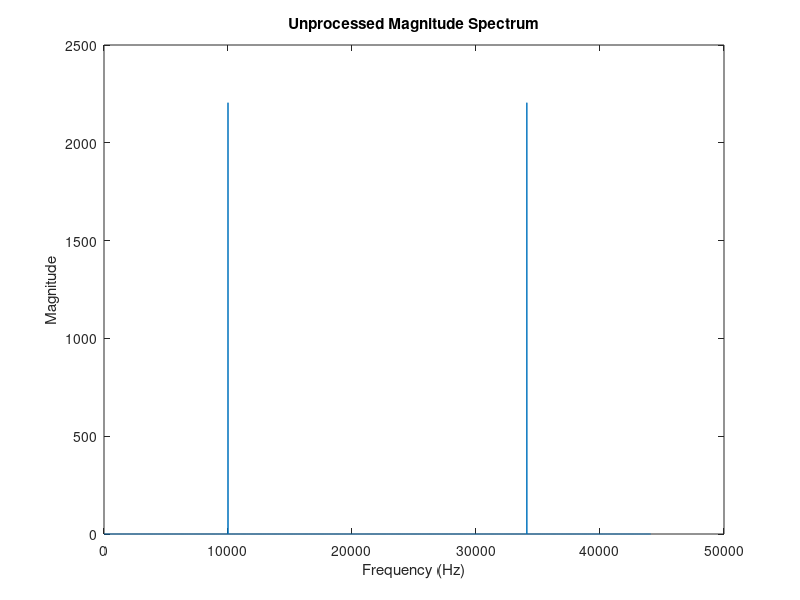
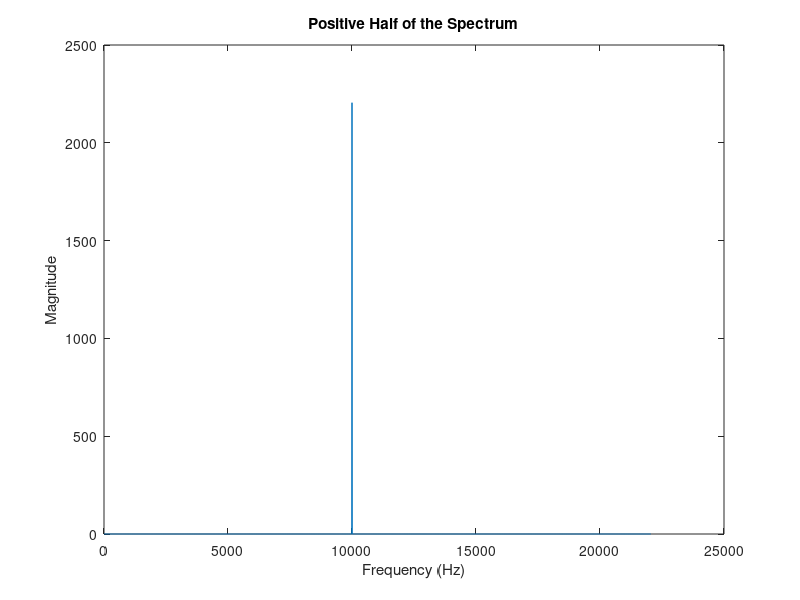
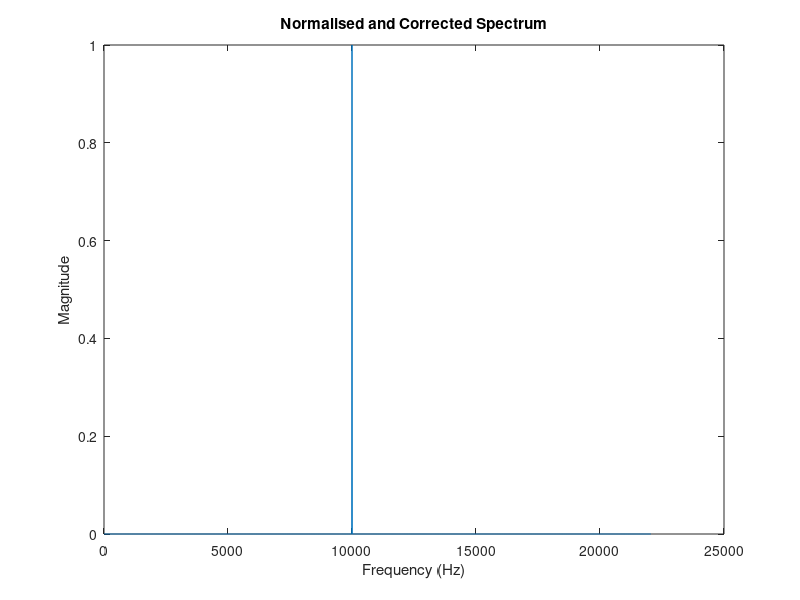
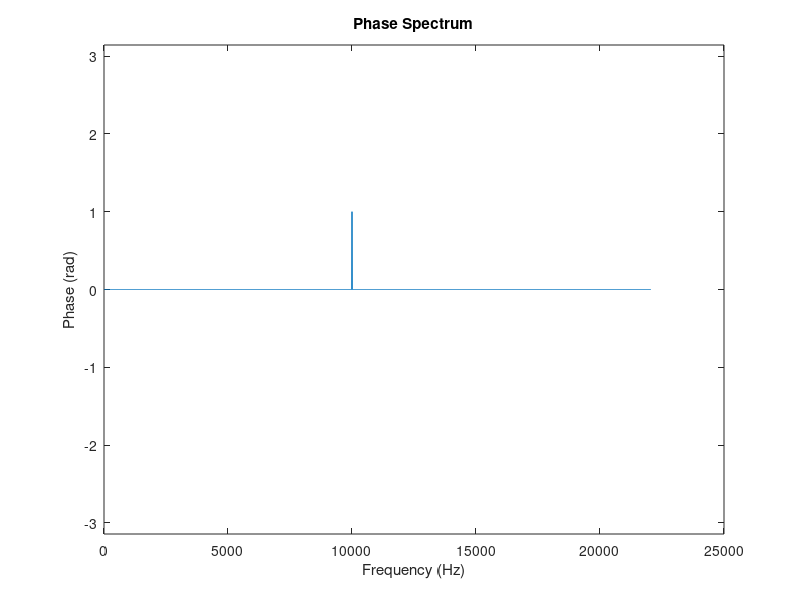

These figures' MATLAB source, in order:
%% Generate Signal to Analyse
% In this example we will plot the spectra of a simple sinusoidal signal.
fs = 44100; % sampling frequency
A = 1; % amplitude
freq = 10000; % frequency
phase = 1; % phase in radians
dur = 0.1; % duration in seconds

 ts = 1/fs; % calculate the sampling period
 t = 0:ts:(dur - ts); % generate sample times
 sig = A * cos(2*pi*freq*t + phase);
%% Find the DFT
% To plot the spectrum we firt need to find the DFT of our signal. This can
% be done using MATLAB's fft() funciton.
dft = fft(sig);

%% Plot the magnitude of the DFT
% The magnitude of the DFT is its absolute value
mag = abs(dft);

% The frequency for each coefficient, k, in the DFT is k*fs/N.
% Where fs and N are the sampling frequency and length of the signal.
N = length(sig); % the length of the signal
k = 0:(N - 1); % the k values for each coefficient
freqs = k*fs/N;

% Plot the abosolute value of the DFT coefficients. At this point we should
% see two spikes in our spectrum at 10000Hz and 34100Hz. These are the
% positive and negative frequency components of our signal. 34100Hz would 
% alias to 10000Hz when sampling at 44100Hz.
figure(1);
plot(freqs, mag);
title('Unprocessed Magnitude Spectrum');
xlabel('Frequency (Hz)');
ylabel('Magnitude');

%% Discarding negative frequencies
% To create a more readable spectrum plot we need to discard the negative 
% frequencies by only keeping the first floor(N/2 + 1) coefficients.
% We do this for both our coefficients and the frequency values.
spec_length = floor(N/2 + 1);
spec = dft(1:spec_length);
spec_mag = abs(spec);
spec_freqs = freqs(1:spec_length);

% Plotting only the positive frequency coefficient magnitudes. The 
% magnitude of our spectrum is looking very high. That's because it
% hasn't been normalised yet.
figure(2);
plot(spec_freqs, spec_mag);
title('Positive Half of the Spectrum');
xlabel('Frequency (Hz)');
ylabel('Magnitude');

%% Normalisation and Magnitude Compensation
% To normalise the DFT coefficients we divide them by the length of the
% signal we are analysing.
normalised_mag = spec_mag/N;

% We also need to apply magnitude compensation due to the fact we discarded
% half the spectrum earlier. This is done by multiplying all the
% coefficients, other than when k = 0 or k = N/2, by 2;
normalised_mag(2:ceil(N/2)) = 2*normalised_mag(2:ceil(N/2));

% Now we can plot the normalised and compensated spectrum. Tmagnitude shown
% on our plot should now match the peak amplitude we set at the start.
figure(3);
plot(spec_freqs, normalised_mag);
title('Normalised and Corrected Spectrum');
xlabel('Frequency (Hz)');
ylabel('Magnitude');

%% Plot the Phase Spectrum
% We don't need to do any normalisation or correction for the phase
% spectrum. We can just plot the complex argument of the first half of the
% DFT coefficients.
spec_phase = angle(spec);

% For DFT coefficients where there was no energy in the signal, the phase
% calcuated by MATLAB will effecivly be random. We can solve this issue by
% zeroing the phase for coefficients with magnitudes below a certain
% threshold.
spec_phase(normalised_mag < 1e-10) = 0;

% Plot the phase spectrum.
figure(4);
plot(spec_freqs, spec_phase);
title('Phase Spectrum');
xlabel('Frequency (Hz)');
ylabel('Phase (rad)');
ylim([-pi, pi]);%% Generate Signal to Analyse
% In this example we will plot the spectra of a simple sinusoidal signal.
fs = 44100; % sampling frequency
A = 1; % amplitude
freq = 10000; % frequency
phase = 1; % phase in radians
dur = 0.1; % duration in seconds

 ts = 1/fs; % calculate the sampling period
 t = 0:ts:(dur - ts); % generate sample times
 sig = A * cos(2*pi*freq*t + phase);
%% Find the DFT
% To plot the spectrum we firt need to find the DFT of our signal. This can
% be done using MATLAB's fft() funciton.
dft = fft(sig);

%% Plot the magnitude of the DFT
% The magnitude of the DFT is its absolute value
mag = abs(dft);

% The frequency for each coefficient, k, in the DFT is k*fs/N.
% Where fs and N are the sampling frequency and length of the signal.
N = length(sig); % the length of the signal
k = 0:(N - 1); % the k values for each coefficient
freqs = k*fs/N;

% Plot the abosolute value of the DFT coefficients. At this point we should
% see two spikes in our spectrum at 10000Hz and 34100Hz. These are the
% positive and negative frequency components of our signal. 34100Hz would 
% alias to 10000Hz when sampling at 44100Hz.
figure(1);
plot(freqs, mag);
title('Unprocessed Magnitude Spectrum');
xlabel('Frequency (Hz)');
ylabel('Magnitude');

%% Discarding negative frequencies
% To create a more readable spectrum plot we need to discard the negative 
% frequencies by only keeping the first floor(N/2 + 1) coefficients.
% We do this for both our coefficients and the frequency values.
spec_length = floor(N/2 + 1);
spec = dft(1:spec_length);
spec_mag = abs(spec);
spec_freqs = freqs(1:spec_length);

% Plotting only the positive frequency coefficient magnitudes. The 
% magnitude of our spectrum is looking very high. That's because it
% hasn't been normalised yet.
figure(2);
plot(spec_freqs, spec_mag);
title('Positive Half of the Spectrum');
xlabel('Frequency (Hz)');
ylabel('Magnitude');

%% Normalisation and Magnitude Compensation
% To normalise the DFT coefficients we divide them by the length of the
% signal we are analysing.
normalised_mag = spec_mag/N;

% We also need to apply magnitude compensation due to the fact we discarded
% half the spectrum earlier. This is done by multiplying all the
% coefficients, other than when k = 0 or k = N/2, by 2;
normalised_mag(2:ceil(N/2)) = 2*normalised_mag(2:ceil(N/2));

% Now we can plot the normalised and compensated spectrum. Tmagnitude shown
% on our plot should now match the peak amplitude we set at the start.
figure(3);
plot(spec_freqs, normalised_mag);
title('Normalised and Corrected Spectrum');
xlabel('Frequency (Hz)');
ylabel('Magnitude');

%% Plot the Phase Spectrum
% We don't need to do any normalisation or correction for the phase
% spectrum. We can just plot the complex argument of the first half of the
% DFT coefficients.
spec_phase = angle(spec);

% For DFT coefficients where there was no energy in the signal, the phase
% calcuated by MATLAB will effecivly be random. We can solve this issue by
% zeroing the phase for coefficients with magnitudes below a certain
% threshold.
spec_phase(normalised_mag < 1e-10) = 0;

% Plot the phase spectrum.
figure(4);
plot(spec_freqs, spec_phase);
title('Phase Spectrum');
xlabel('Frequency (Hz)');
ylabel('Phase (rad)');
ylim([-pi, pi]);%% Generate Signal to Analyse
% In this example we will plot the spectra of a simple sinusoidal signal.
fs = 44100; % sampling frequency
A = 1; % amplitude
freq = 10000; % frequency
phase = 1; % phase in radians
dur = 0.1; % duration in seconds

 ts = 1/fs; % calculate the sampling period
 t = 0:ts:(dur - ts); % generate sample times
 sig = A * cos(2*pi*freq*t + phase);
%% Find the DFT
% To plot the spectrum we firt need to find the DFT of our signal. This can
% be done using MATLAB's fft() funciton.
dft = fft(sig);

%% Plot the magnitude of the DFT
% The magnitude of the DFT is its absolute value
mag = abs(dft);

% The frequency for each coefficient, k, in the DFT is k*fs/N.
% Where fs and N are the sampling frequency and length of the signal.
N = length(sig); % the length of the signal
k = 0:(N - 1); % the k values for each coefficient
freqs = k*fs/N;

% Plot the abosolute value of the DFT coefficients. At this point we should
% see two spikes in our spectrum at 10000Hz and 34100Hz. These are the
% positive and negative frequency components of our signal. 34100Hz would 
% alias to 10000Hz when sampling at 44100Hz.
figure(1);
plot(freqs, mag);
title('Unprocessed Magnitude Spectrum');
xlabel('Frequency (Hz)');
ylabel('Magnitude');

%% Discarding negative frequencies
% To create a more readable spectrum plot we need to discard the negative 
% frequencies by only keeping the first floor(N/2 + 1) coefficients.
% We do this for both our coefficients and the frequency values.
spec_length = floor(N/2 + 1);
spec = dft(1:spec_length);
spec_mag = abs(spec);
spec_freqs = freqs(1:spec_length);

% Plotting only the positive frequency coefficient magnitudes. The 
% magnitude of our spectrum is looking very high. That's because it
% hasn't been normalised yet.
figure(2);
plot(spec_freqs, spec_mag);
title('Positive Half of the Spectrum');
xlabel('Frequency (Hz)');
ylabel('Magnitude');

%% Normalisation and Magnitude Compensation
% To normalise the DFT coefficients we divide them by the length of the
% signal we are analysing.
normalised_mag = spec_mag/N;

% We also need to apply magnitude compensation due to the fact we discarded
% half the spectrum earlier. This is done by multiplying all the
% coefficients, other than when k = 0 or k = N/2, by 2;
normalised_mag(2:ceil(N/2)) = 2*normalised_mag(2:ceil(N/2));

% Now we can plot the normalised and compensated spectrum. Tmagnitude shown
% on our plot should now match the peak amplitude we set at the start.
figure(3);
plot(spec_freqs, normalised_mag);
title('Normalised and Corrected Spectrum');
xlabel('Frequency (Hz)');
ylabel('Magnitude');

%% Plot the Phase Spectrum
% We don't need to do any normalisation or correction for the phase
% spectrum. We can just plot the complex argument of the first half of the
% DFT coefficients.
spec_phase = angle(spec);

% For DFT coefficients where there was no energy in the signal, the phase
% calcuated by MATLAB will effecivly be random. We can solve this issue by
% zeroing the phase for coefficients with magnitudes below a certain
% threshold.
spec_phase(normalised_mag < 1e-10) = 0;

% Plot the phase spectrum.
figure(4);
plot(spec_freqs, spec_phase);
title('Phase Spectrum');
xlabel('Frequency (Hz)');
ylabel('Phase (rad)');
ylim([-pi, pi]);